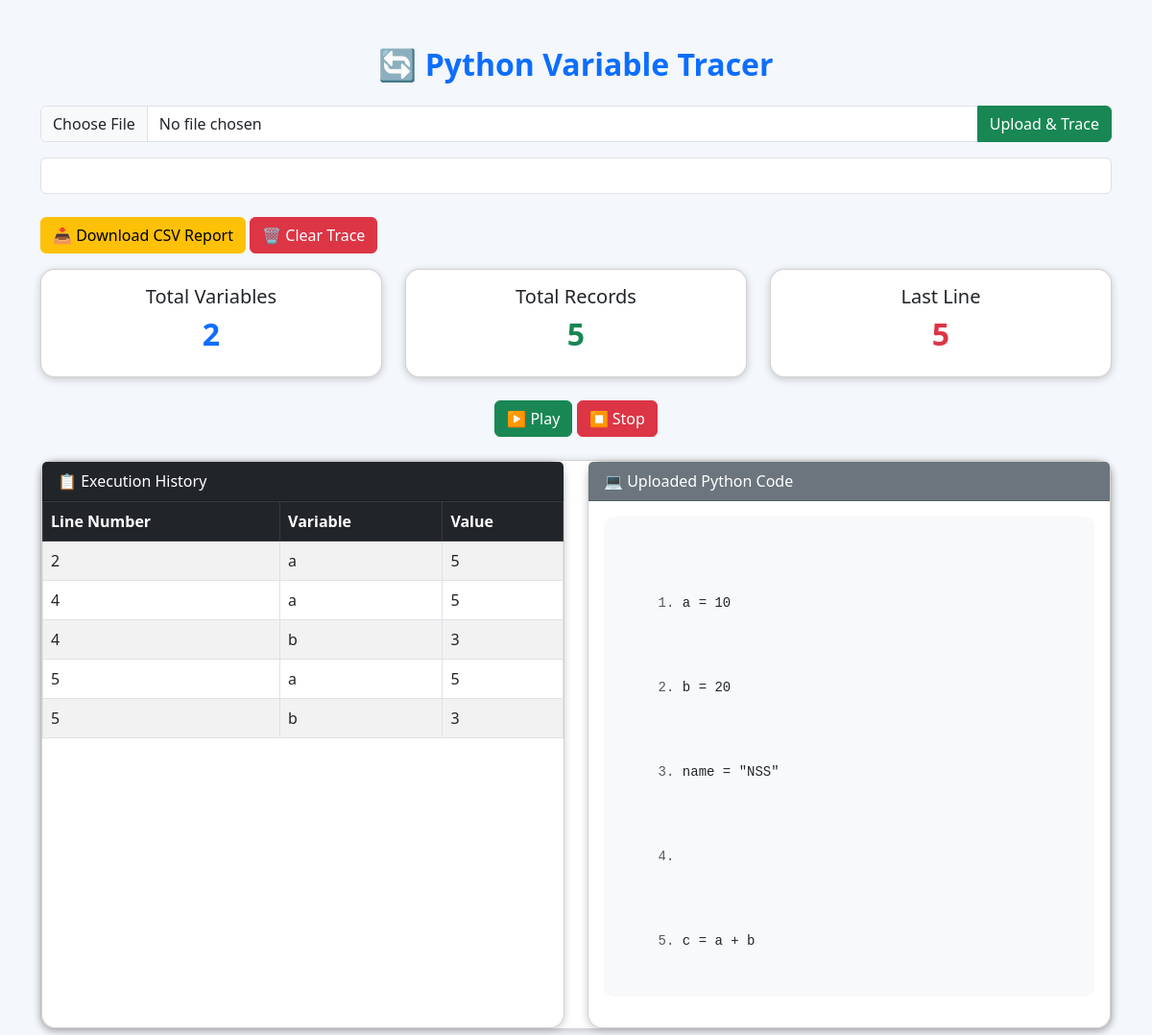
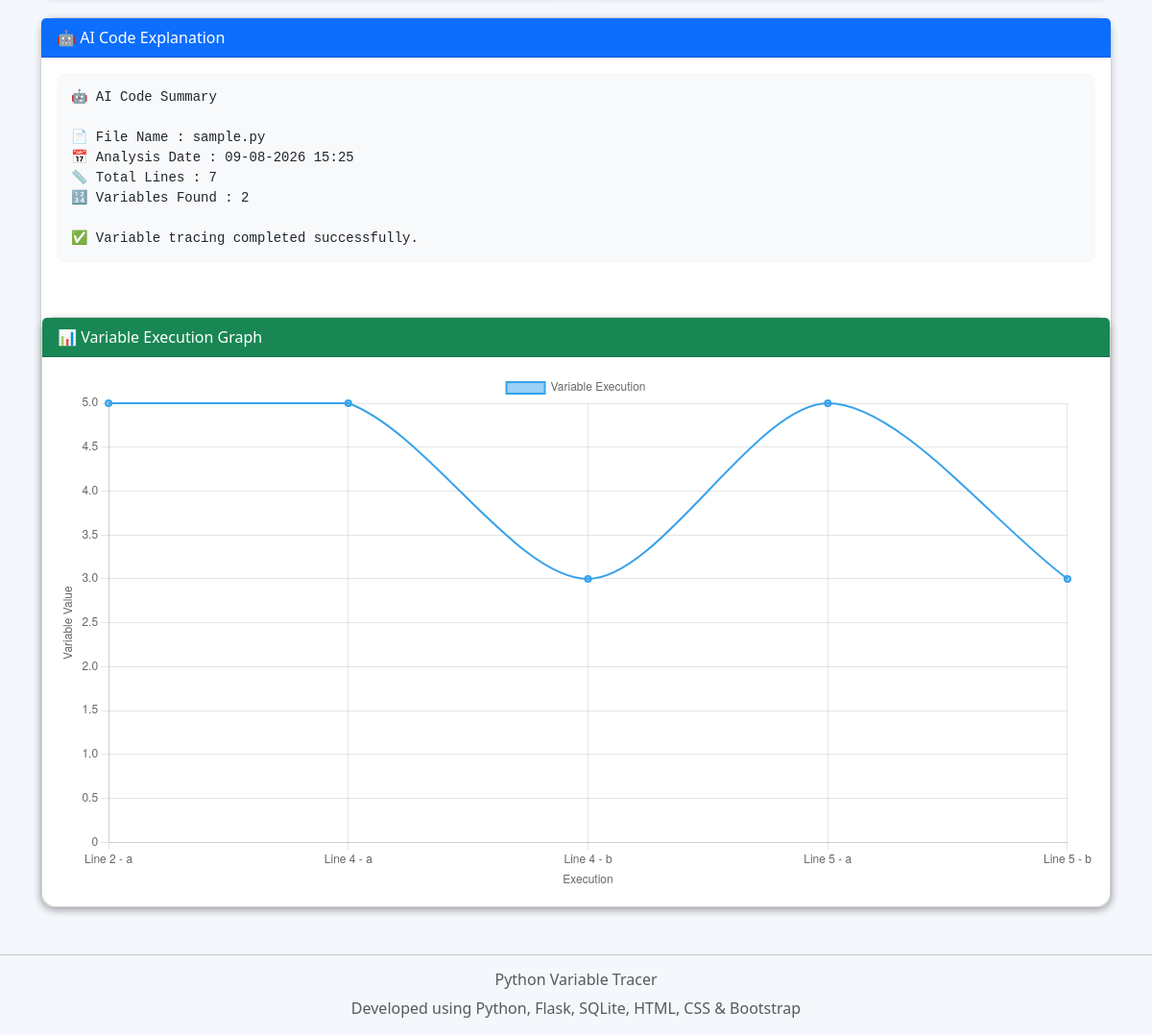
The page / on the database its author committed (2 pictures, top to bottom).
### tables this page shows
CREATE TABLE variables (
    id INTEGER PRIMARY KEY AUTOINCREMENT,
    line_number INTEGER,
    variable_name TEXT,
    value TEXT
);

### app.py (the view)
@app.route("/")
def index():
    search = request.args.get("search", "")
    code = ""
    filename = ""
    explanation = "Upload a Python file to view AI explanation."
    py_files = [f for f in os.listdir(UPLOAD_FOLDER) if f.endswith(".py")]
    if py_files:
        latest_file = max(
            [os.path.join(UPLOAD_FOLDER, f) for f in py_files],
            key=os.path.getmtime
        )
        filename = os.path.basename(latest_file)
        with open(latest_file, "r", encoding="utf-8") as f:
            code = f.read()
    conn = sqlite3.connect("trace.db")
    cursor = conn.cursor()
    if search:
        cursor.execute("""
            SELECT line_number, variable_name, value
            FROM variables
            WHERE variable_name LIKE ?
        """, ('%' + search + '%',))
    else:
        cursor.execute("""
            SELECT line_number, variable_name, value
            FROM variables
        """)
    data = cursor.fetchall()
    conn.close()
    total_records = len(data)
    total_variables = len(set(row[1] for row in data)) if data else 0
    last_line = max((row[0] for row in data), default=0)
    graph_labels = []
    graph_values = []
    for row in data:
        line_number = row[0]
        variable_name = row[1]
        value = row[2]
        graph_labels.append(f"Line {line_number} - {variable_name}"
        )
        try:
            graph_values.append(float(value))
        except (ValueError, TypeError):
             graph_values.append(0)
    if code:
        lines = code.split("\n")
        explanation = f"""
🤖 AI Code Summary

📄 File Name : {filename}
📅 Analysis Date : {datetime.now().strftime("%d-%m-%Y %H:%M")}
📏 Total Lines : {len(lines)}
🔢 Variables Found : {total_variables}

✅ Variable tracing completed successfully.
"""
    return render_template(
        "index.html",
        data=data,
        search=search,
        total_records=total_records,
        total_variables=total_variables,
        last_line=last_line,
        code=code,
        explanation=explanation,
        graph_labels=graph_labels,
        graph_values=graph_values
    )

### templates/index.html (shortened to what this page needs)
<!DOCTYPE html>
<html>
<head>
    <link href="https://cdn.jsdelivr.net/npm/bootstrap@5.3.0/dist/css/bootstrap.min.css" rel="stylesheet">
</head>
<body>
<div class="container mt-5">
<h2 class="text-center text-primary mb-4">
🔄 Python Variable Tracer
</h2>
<form action="/upload" method="POST" enctype="multipart/form-data">
<div class="input-group mb-3">
<input
type="file"
name="file"
class="form-control"
required>
<button
type="submit"
class="btn btn-success">
Upload & Trace
</button>
</div>
</form>
<form method="GET">
<input
type="text"
name="search"
class="form-control mb-4"
placeh~older="Search Variable..."
value="{{ search }}">
</form>
<div class="mb-3">
    <a href="/download" class="btn btn-warning">
        📥 Download CSV Report
    </a>
    <a href="/clear" class="btn btn-danger">
    🗑 Clear Trace
</a>
</div>
<div class="row mb-4">
<div class="col-md-4">
<div class="card p-3 text-center">
<h5>Total Variables</h5>
<h2 class="text-primary">
{{ total_variables }}
</h2>
</div>
</div>
<div class="col-md-4">
<div class="card p-3 text-center">
<h5>Total Records</h5>
<h2 class="text-success">
{{ total_records }}
</h2>
</div>
</div>
<div class="col-md-4">
<div class="card p-3 text-center">
<h5>Last Line</h5>
<h2 class="text-danger">
{{ last_line }}
</h2>
</div>
</div>
</div>
<div class="text-center mb-3">
<button class="btn btn-success" onclick="playTrace()">
    ▶️ Play
</button>
<button class="btn btn-danger" onclick="stopTrace()">
    ⏹ Stop
</button>
</div>
<div class="card mt-4">
    <div class="row g-4">
    <div class="col-md-6">
        <div class="card h-100">
            <div class="card-header bg-dark text-white">
                📋 Execution History
            </div>
            <div class="card-body p-0">
                <div class="table-responsive"
                     style="max-height:500px; overflow-y:auto;">
                    <table class="table table-bordered table-striped mb-0">
                        <thead class="table-dark">
                            <tr>
                                <th>Line Number</th>
                                <th>Variable</th>
                                <th>Value</th>
                            </tr>
                        </thead>
                        <tbody>
                                {% for row in data %}
                                <tr class="execution-row"
                                    data-line="{{ row[0] }}"
                                    onclick="selectExecutionLine({{ row[0] }})"
                                    style="cursor:pointer;">
                                    <td>{{ row[0] }}</td>
                                    <td>{{ row[1] }}</td>
                                    <td>{{ row[2] }}</td>
                                </tr>
                                {% endfor %}
                        </tbody>
                    </table>
                </div>
            </div>
        </div>
    </div>
    <div class="col-md-6">
        <div class="card h-100">
            <div class="card-header bg-secondary text-white">
                💻 Uploaded Python Code
            </div>
            <div class="card-body">
                {% if code %}
<pre id="codeBlock"
     style="max-height:500px; overflow-y:auto;">
{% for line in code.split('\n') %}
<div id="line-{{ loop.index }}" class="code-line">
    <span class="text-muted">{{ loop.index }}.</span> {{ line }}
</div>
{% endfor %}
</pre>
                {% else %}
                <p class="text-danger">
                    No Python file uploaded yet.
                </p>
                {% endif %}
            </div>
        </div>
    </div>
</div>
</div>
<div class="card mt-4">
    <div class="card-header bg-primary text-white">
        🤖 AI Code Explanation
    </div>
    <div class="card-body">
        <pre>{{ explanation }}</pre>
    </div>
<div class="card mt-4">
    <div class="card-header bg-success text-white">
        📊 Variable Execution Graph
    </div>
    <div class="card-body">
        <canvas id="variableChart"></canvas>
    </div>
</div>
</div>
</div>
<hr class="mt-5">
<div class="text-center text-muted mb-3">
    <h6>Python Variable Tracer</h6>
    <p>Developed using Python, Flask, SQLite, HTML, CSS & Bootstrap</p>
</div>
<script>
const graphLabels = {{ graph_labels | tojson }};
const graphValues = {{ graph_values | tojson }};
const ctx = document.getElementById("variableChart");
new Chart(ctx, {
    type: "line",
    data: {
        labels: graphLabels,
        datasets: [{
            label: "Variable Execution",
            data: graphValues,
            borderWidth: 2,
            fill: false,
            tension: 0.3
        }]
    },
    options: {
        responsive: true,
        scales: {
            x: {
                title: {
                    display: true,
                    text: "Execution"
                }
            },
            y: {
                beginAtZero: true,
                title: {
                    display: true,
                    text: "Variable Value"
                }
            }
        }
    }
});
</script>
</body>
</html>

### templates/index.html (style rules this page uses)
body { background:#f4f7fb; }
h2 { font-weight:bold; }
.card { border-radius:15px; box-shadow:0px 2px 8px rgba(0,0,0,0.2); }
pre { background:#f8f9fa; padding:15px; border-radius:10px; white-space:pre-wrap; font-family:Consolas, monospace; }
#codeBlock div { padding:2px 8px; }
.code-line { padding:4px 8px; border-radius:5px; }

### rows shown on the page
variables: line_number "2", variable_name "a", value "5"
variables: line_number "4", variable_name "a", value "5"
variables: line_number "4", variable_name "b", value "3"
variables: line_number "5", variable_name "a", value "5"
variables: line_number "5", variable_name "b", value "3"

### other values the page prints
{{ total_variables }} "2"
{{ total_records }} "5"
{{ last_line }} "5"
{{ line }} "a = 10" "b = 20" "name = \"NSS\"" "c = a + b"
{{ explanation }} "🤖 AI Code Summary 📄 File Name : sample.py 📅 Analysis Date : 09-08-2026 15:25 📏 Total Lines : 7 🔢 Variables Found : 2 ✅ Variable tracing completed successfully."
chart data {{ graph_values | tojson }} [5.0, 5.0, 3.0, 5.0, 3.0]
